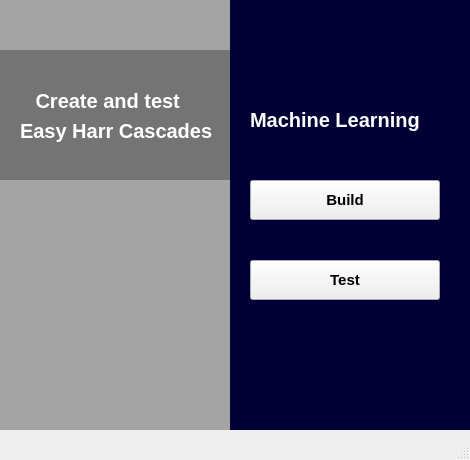
<?xml version="1.0" encoding="UTF-8"?>
<ui version="4.0">
 <class>MainWindow</class>
 <widget class="QMainWindow" name="MainWindow">
  <property name="windowModality">
   <enum>Qt::NonModal</enum>
  </property>
  <property name="enabled">
   <bool>true</bool>
  </property>
  <property name="geometry">
   <rect>
    <x>0</x>
    <y>0</y>
    <width>470</width>
    <height>460</height>
   </rect>
  </property>
  <property name="sizePolicy">
   <sizepolicy hsizetype="Minimum" vsizetype="Minimum">
    <horstretch>0</horstretch>
    <verstretch>0</verstretch>
   </sizepolicy>
  </property>
  <property name="minimumSize">
   <size>
    <width>470</width>
    <height>460</height>
   </size>
  </property>
  <property name="maximumSize">
   <size>
    <width>470</width>
    <height>460</height>
   </size>
  </property>
  <property name="mouseTracking">
   <bool>true</bool>
  </property>
  <property name="acceptDrops">
   <bool>false</bool>
  </property>
  <property name="windowTitle">
   <string notr="true">MainWindow</string>
  </property>
  <property name="toolTip">
   <string notr="true"/>
  </property>
  <property name="statusTip">
   <string notr="true"/>
  </property>
  <property name="whatsThis">
   <string notr="true"/>
  </property>
  <property name="accessibleName">
   <string notr="true"/>
  </property>
  <property name="accessibleDescription">
   <string notr="true"/>
  </property>
  <property name="layoutDirection">
   <enum>Qt::LeftToRight</enum>
  </property>
  <property name="windowFilePath">
   <string notr="true"/>
  </property>
  <property name="animated">
   <bool>true</bool>
  </property>
  <widget class="QWidget" name="centralwidget">
   <widget class="QWidget" name="widget" native="true">
    <property name="geometry">
     <rect>
      <x>-40</x>
      <y>-30</y>
      <width>550</width>
      <height>500</height>
     </rect>
    </property>
    <widget class="QLabel" name="label">
     <property name="geometry">
      <rect>
       <x>40</x>
       <y>30</y>
       <width>280</width>
       <height>430</height>
      </rect>
     </property>
     <property name="styleSheet">
      <string notr="true">border-image: url(:/images/background.jpg);
</string>
     </property>
     <property name="text">
      <string/>
     </property>
     <property name="scaledContents">
      <bool>false</bool>
     </property>
     <property name="wordWrap">
      <bool>false</bool>
     </property>
    </widget>
    <widget class="QLabel" name="label_2">
     <property name="geometry">
      <rect>
       <x>40</x>
       <y>30</y>
       <width>280</width>
       <height>430</height>
      </rect>
     </property>
     <property name="styleSheet">
      <string notr="true">background-color: rgba(0, 0, 0, 80);

</string>
     </property>
     <property name="text">
      <string/>
     </property>
     <property name="scaledContents">
      <bool>false</bool>
     </property>
     <property name="wordWrap">
      <bool>false</bool>
     </property>
    </widget>
    <widget class="QLabel" name="label_3">
     <property name="geometry">
      <rect>
       <x>270</x>
       <y>30</y>
       <width>240</width>
       <height>430</height>
      </rect>
     </property>
     <property name="styleSheet">
      <string notr="true">background-color: rgba(1, 1, 53, 255);
</string>
     </property>
     <property name="text">
      <string/>
     </property>
    </widget>
    <widget class="QLabel" name="label_4">
     <property name="geometry">
      <rect>
       <x>290</x>
       <y>130</y>
       <width>191</width>
       <height>40</height>
      </rect>
     </property>
     <property name="font">
      <font>
       <pointsize>15</pointsize>
       <weight>75</weight>
       <italic>false</italic>
       <bold>true</bold>
      </font>
     </property>
     <property name="styleSheet">
      <string notr="true">color: rgba(255, 255, 255, 255);</string>
     </property>
     <property name="text">
      <string>Machine Learning</string>
     </property>
    </widget>
    <widget class="QPushButton" name="pushButton">
     <property name="geometry">
      <rect>
       <x>290</x>
       <y>210</y>
       <width>190</width>
       <height>40</height>
      </rect>
     </property>
     <property name="font">
      <font>
       <pointsize>11</pointsize>
       <weight>75</weight>
       <bold>true</bold>
      </font>
     </property>
     <property name="styleSheet">
      <string notr="true">background-color:rgb(29,198,144);
border-radius: 10px;
transition:l 4s;
-webkit-transition: 4s;
}



*:hover{
background-color:rgb(49,218,164);





</string>
     </property>
     <property name="text">
      <string>Build</string>
     </property>
    </widget>
    <widget class="QLabel" name="label_6">
     <property name="geometry">
      <rect>
       <x>40</x>
       <y>80</y>
       <width>230</width>
       <height>130</height>
      </rect>
     </property>
     <property name="font">
      <font>
       <pointsize>15</pointsize>
      </font>
     </property>
     <property name="styleSheet">
      <string notr="true">background-color: rgba(0, 0, 0,75)</string>
     </property>
     <property name="text">
      <string/>
     </property>
    </widget>
    <widget class="QLabel" name="label_7">
     <property name="geometry">
      <rect>
       <x>70</x>
       <y>100</y>
       <width>171</width>
       <height>61</height>
      </rect>
     </property>
     <property name="font">
      <font>
       <pointsize>15</pointsize>
       <weight>75</weight>
       <italic>false</italic>
       <bold>true</bold>
       <underline>false</underline>
       <strikeout>false</strikeout>
       <kerning>true</kerning>
      </font>
     </property>
     <property name="styleSheet">
      <string notr="true">color: white;</string>
     </property>
     <property name="text">
      <string> Create and test</string>
     </property>
    </widget>
    <widget class="QLabel" name="label_8">
     <property name="geometry">
      <rect>
       <x>60</x>
       <y>130</y>
       <width>201</width>
       <height>61</height>
      </rect>
     </property>
     <property name="font">
      <font>
       <pointsize>15</pointsize>
       <weight>75</weight>
       <bold>true</bold>
      </font>
     </property>
     <property name="styleSheet">
      <string notr="true">color: white;</string>
     </property>
     <property name="text">
      <string>Easy Harr Cascades</string>
     </property>
    </widget>
    <widget class="QPushButton" name="pushButton_2">
     <property name="geometry">
      <rect>
       <x>290</x>
       <y>290</y>
       <width>190</width>
       <height>40</height>
      </rect>
     </property>
     <property name="font">
      <font>
       <pointsize>11</pointsize>
       <weight>75</weight>
       <bold>true</bold>
      </font>
     </property>
     <property name="styleSheet">
      <string notr="true">background-color:rgb(255,79,40);
border-radius: 10px;
transition:l 4s;
-webkit-transition: 4s;
}



*:hover{
background-color:rgb(255,99,60);





</string>
     </property>
     <property name="text">
      <string>Test</string>
     </property>
    </widget>
   </widget>
  </widget>
  <widget class="QMenuBar" name="menubar">
   <property name="geometry">
    <rect>
     <x>0</x>
     <y>0</y>
     <width>470</width>
     <height>21</height>
    </rect>
   </property>
  </widget>
  <widget class="QStatusBar" name="statusbar"/>
 </widget>
 <resources>
  <include location="login.qrc"/>
 </resources>
 <connections/>
</ui>
